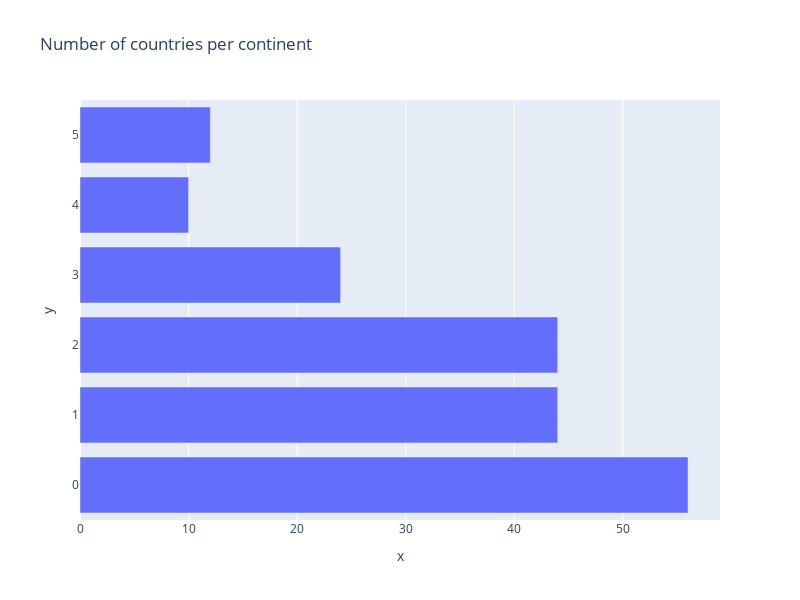

The notebook cell this image was saved under:
### Code cell
import plotly.express as px
px.bar(x=anthems.groupby('Continent').count()['Country'],title='Number of countries per continent',width=800,height=600)

### Figure 1 — Plotly figure (JSON) as saved in the notebook; plotly's stock layout.template omitted (floating-point values rounded to 4 significant figures)
{"data": [{"alignmentgroup": "True", "hovertemplate": "x=%{x}<br>y=%{y}<extra></extra>", "legendgroup": "", "marker": {"color": "#636efa", "pattern": {"shape": ""}}, "name": "", "offsetgroup": "", "orientation": "h", "showlegend": false, "textposition": "auto", "type": "bar", "x": [56, 44, 44, 24, 10, 12], "xaxis": "x", "y": [0, 1, 2, 3, 4, 5], "yaxis": "y"}], "layout": {"barmode": "relative", "height": 600, "legend": {"tracegroupgap": 0}, "title": {"text": "Number of countries per continent"}, "width": 800, "xaxis": {"anchor": "y", "domain": [0, 1], "title": {"text": "x"}}, "yaxis": {"anchor": "x", "domain": [0, 1], "title": {"text": "y"}}}}
